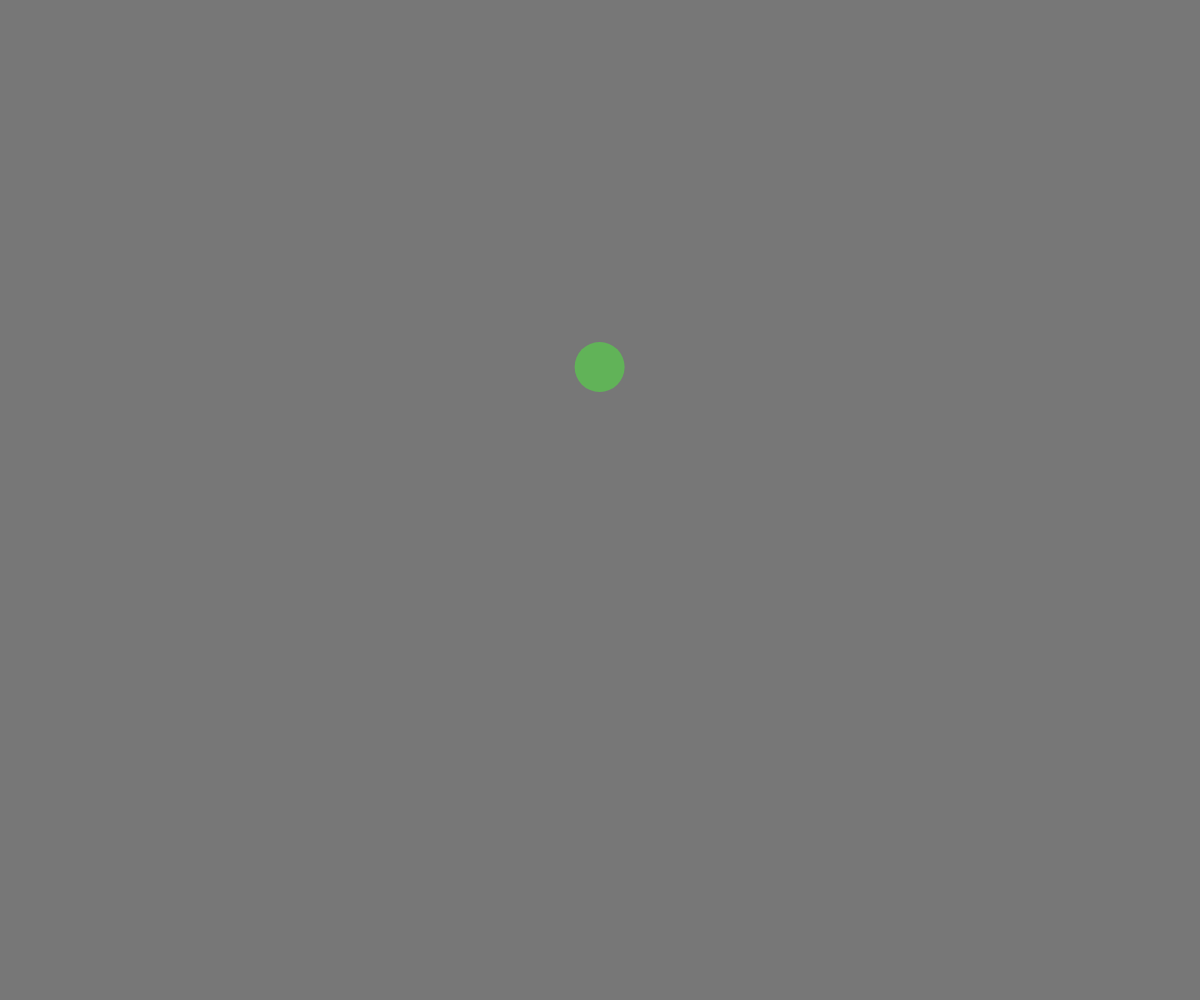
Frame 1 (no input)
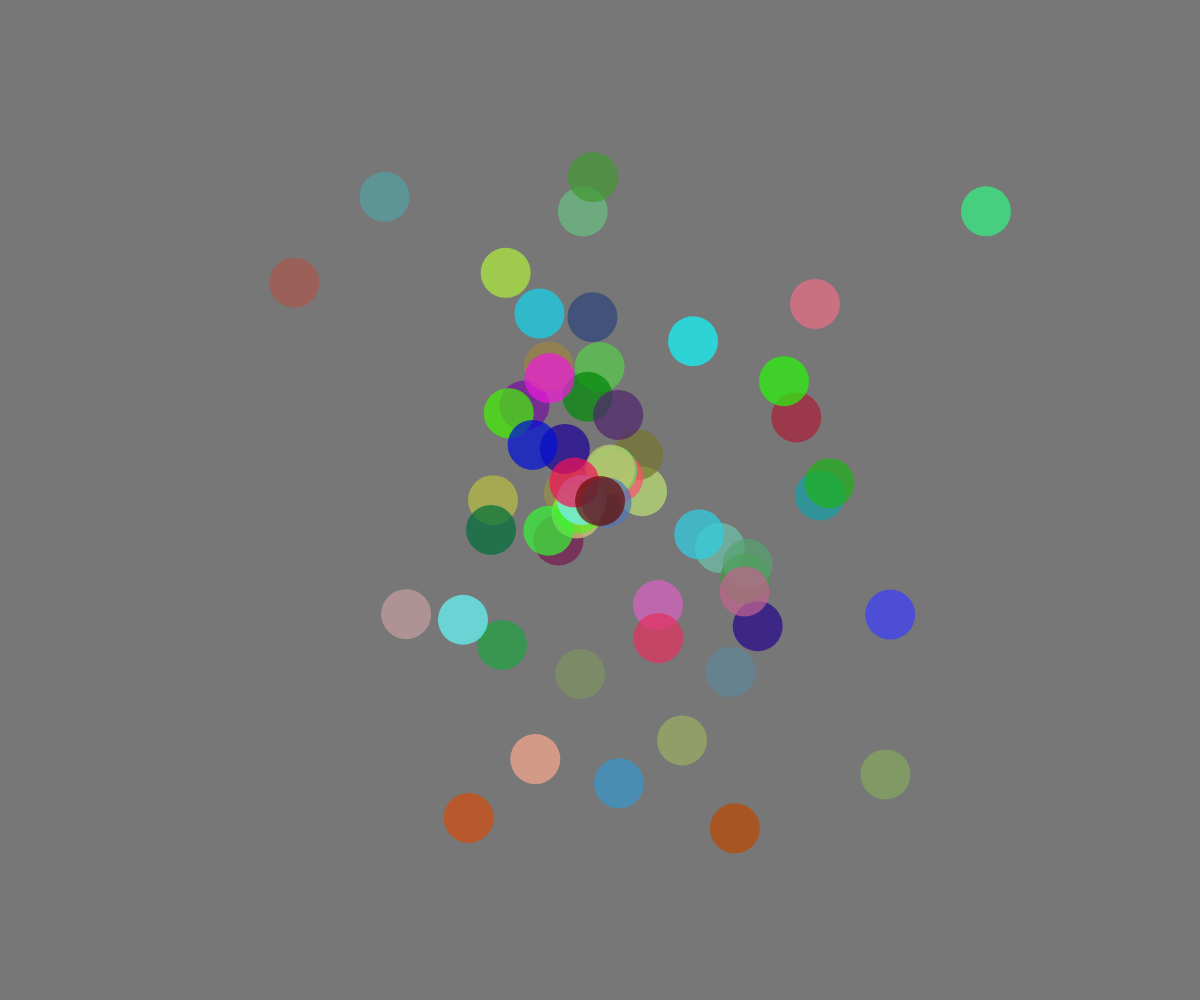
Frame 60 (no input)
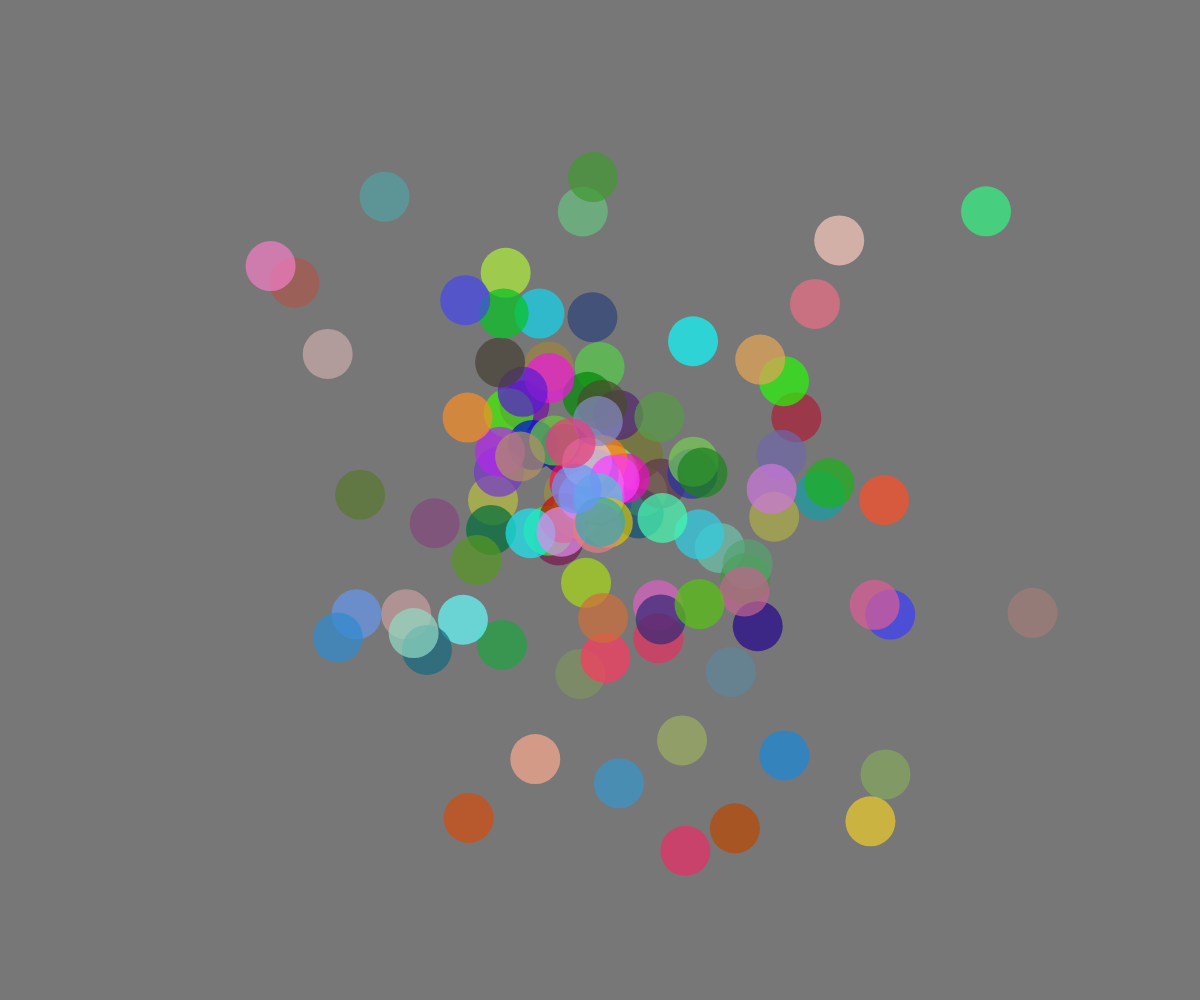
Frame 120 (the mouse pressed at the canvas centre since frame 60)

The p5.js sketch that drew these frames (run headless with seeded random() and noise() and a simulated clock; from frame 60 on, the mouse is pressed at the canvas centre):

// p5.js sketch
// ── sketch.js
function setup() {
  createCanvas(window.innerWidth,window.innerHeight);
  background('#777777');
  noStroke();
}

function draw() {
  translate(width/2,height/2);
  let rand = Math.floor(randomGaussian(0,200));

  let angle = random(0,Math.PI * 2);
  let y = rand * Math.sin(angle);
  let x = rand * Math.cos(angle);
  let val = map(Math.abs(rand),0,500,255,50);
  // fill(val,0,0,20);
  fill(random(0,255),random(0,255),random(0,255),180);
  circle(x,y,50);
}
